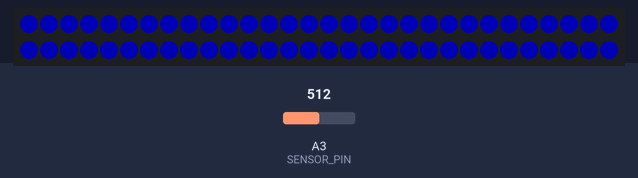
Simulated run of this sketch. Board: Arduino Uno, built with avr-gcc and run on an emulated ATmega328P. Shown: 60 RGB LEDs in strip order, left to right, continuing on the next row. The inputs (shaded band) are chosen by the test bench; at power-on: A3 (SENSOR_PIN) = 512. Dim RGB values are drawn brighter than linear.

Above: at 1.2 s.
1.3 s: A3 (SENSOR_PIN) set to 72
2.8 s: A3 (SENSOR_PIN) set to 57
At 3.2 s:
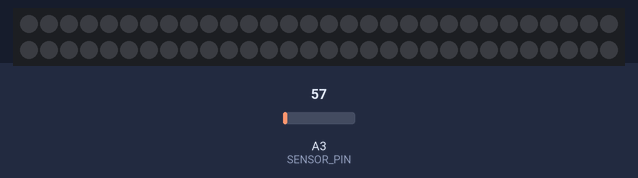
4.3 s: A3 (SENSOR_PIN) set to 0
At 5.5 s:
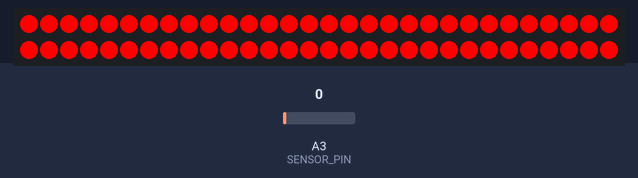
5.8 s: A3 (SENSOR_PIN) set to 511
At 6.8 s:
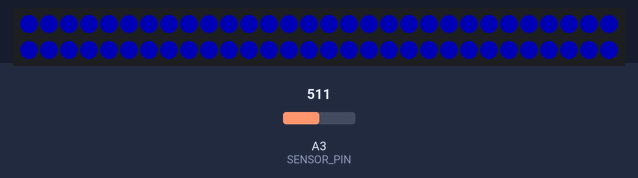
Timing chart, 0 to 8.3 s (numbered marks = the images above; inputs shaded):
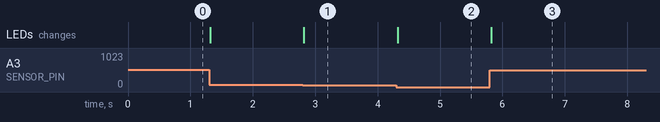

Measured:
- the behaviour switches between 65 and 64 on A3 (SENSOR_PIN) (found by bisection; images 0 and 1)
- after the input at 2.8 s, the LEDs: change at once (image 1)
- after the input at 4.3 s, the LEDs: change at once (image 2)
- after the input at 5.8 s, the LEDs: change at once (image 3)

The sketch:

pressure_sensor_leds.ino
```cpp
#include <Adafruit_NeoPixel.h>

#define N_PIXELS  60  // Number of pixels you are using
#define LED_PIN   2  // NeoPixel LED strand is connected to GPIO #0 / D0
#define SENSOR_PIN   3  // pressure sensor

Adafruit_NeoPixel  strip = Adafruit_NeoPixel(N_PIXELS, LED_PIN, NEO_GRB + NEO_KHZ800);

//int sensorPin = 3;    // select the input pin for the potentiometer
//int ledPin = 13;      // select the pin for the LED
int sensorValue = 0;  // variable to store the value coming from the sensor

void setup() {
  // declare the ledPin as an OUTPUT:
  pinMode(LED_PIN, OUTPUT);

//  Serial.begin(9600);

  strip.begin();
  strip.show(); // Initialize all pixels to 'off'
}

void loop() {
  // read the value from the sensor:
  sensorValue = analogRead(SENSOR_PIN);
//  Serial.println(sensorValue) ;
  uint8_t val = uint8_t(constrain(sensorValue * 0.249, 0, 255));
  strip.setBrightness(val);
  uint16_t i;
  for(i=0; i< strip.numPixels(); i++) {
    uint32_t col = strip.Color(constrain(sin(val), 0, 255), constrain(1/val, 0, 255), val);
    strip.setPixelColor(i,col);
  }
  strip.show(); // Update strip
}
```
